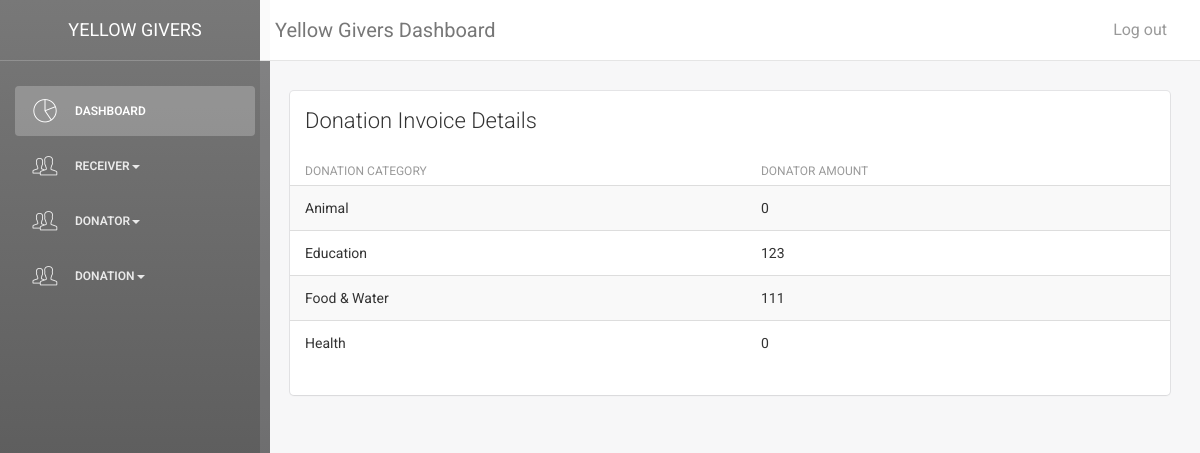
Screenshot of /admin/donation/donationinformation.php with the database file from the repository.
### tables this page shows
CREATE TABLE `donation` (
  `id` int(6) UNSIGNED NOT NULL,
  `donCategory` varchar(30) NOT NULL,
  `donAmount` double NOT NULL
);

### admin/donation/donationinformation.php (the view, shortened to what this page needs)
<!doctype html>
<html lang="en">
<head>
    <link href="assets/css/bootstrap.min.css" rel="stylesheet" />
    <link href="assets/css/animate.min.css" rel="stylesheet"/>
    <link href="assets/css/light-bootstrap-dashboard.css" rel="stylesheet"/>
    <link href="assets/css/demo.css" rel="stylesheet" />
    <link href="http://maxcdn.bootstrapcdn.com/font-awesome/4.2.0/css/font-awesome.min.css" rel="stylesheet">
    <link href="assets/css/pe-icon-7-stroke.css" rel="stylesheet" />
</head>
<body>
<div class="wrapper">
    <div class="sidebar" data-color="black">
        <div class="sidebar-wrapper ps-container ps-theme-default ps-active-y" >
            <div class="logo">
                <a href="#" class="simple-text">
                    Yellow Givers
                </a>
            </div>
            <ul class="nav">
                <li class="active"><a href="/scm/admin/index.php"><i class="pe-7s-graph"></i><p>Dashboard</p></a></li>
                <li><a data-toggle="collapse" href="#supplier"><i class="pe-7s-users"></i><p>Receiver<b class="caret"></b></p></a>
                </li>
                <li><a data-toggle="collapse" href="#donator"><i class="pe-7s-users"></i><p>Donator<b class="caret"></b></p></a>
                </li>
                 <li><a data-toggle="collapse" href="#donation"><i class="pe-7s-users"></i><p>Donation<b class="caret"></b></p></a>
                </li>
            </ul>
        </div>
    </div>
    <div class="main-panel">
        <nav class="navbar navbar-default navbar-fixed">
            <div class="container-fluid">
                <div class="navbar-header">
                    <a class="navbar-brand" href="#">Yellow Givers Dashboard</a>
                </div>
                <div class="collapse navbar-collapse">
                    <ul class="nav navbar-nav navbar-right">
                        <li>
                            <a href="/scm/customer/index.php">
                                Log out
                            </a>
                        </li>
                    </ul>
                </div>
            </div>
        </nav>
        <div class="content">
            <div class="container-fluid ">
                <div class="row">
                    <div class="col-md-12">
                        <div class="card">
                            <div class="header">
                                <h4 class="title">Donation Invoice Details</h4>
                            </div>
                            <div class="content table-responsive table-full-width">
                                <table class="table table-hover table-striped">
                                    <thead>
                                        <th>Donation Category</th>
                                        <th>Donator Amount</th>
                                    </thead>
                                    <tbody>
                                        <?php
                                                $hostname = 'localhost';
                                                $username = 'root';
                                                $password = '';
                                                $db = 'scmdb';
                                                $connect = mysqli_connect($hostname, $username, $password, $db );
                                                $query = "SELECT * FROM donation";
                                                $result = mysqli_query($connect,$query);
                                                $num = mysqli_num_rows ($result);
                                                if ($num > 0) {
                                                    while ($row = mysqli_fetch_array($result, MYSQL_ASSOC)) {
                                                          echo '<tr>
                                                    <td align = "left">'  .  $row['donCategory']  .  '</td>
                                                    <td align = "left">'  .  $row['donAmount']  .  '</td>
                                                    </tr>
                                                    ';
                                            }
                                            }else{
                                                  echo '<p class = "error">  There are currently no registered donator.</p>';
                                            }
                                        ?>
                                    </tbody>
                                </table>
                            </div>
                        </div>
                    </div>
                </div>
            </div>
        </div>
    </div>
</div>
</body>
</html>

### rows the page displays
donation: donCategory "Animal", donAmount "0"
donation: donCategory "Education", donAmount "123"
donation: donCategory "Food & Water", donAmount "111"
donation: donCategory "Health", donAmount "0"
